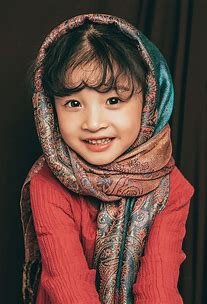
#> input picture 图像处理/data/OIP-C.jpg, 207 x 304 px
$ python CannnyCode.py
#> lines starting #> are read from the running program, lines starting #| are printed output that depends on the picture; after the words box and inside, x2 and y2 are one past the last pixel; in counts of white or black regions, pixels touching at a corner belong together
#!/usr/bin/env python
# -*- coding: UTF-8 -*-
'''
@Project ：tank01.py
@File    ：CannnyCode.py
@IDE     ：PyCharm
@Author  ：zw的摸鱼时刻
@Date    ：2023/1/12 14:39
'''
import numpy as np
import cv2 as cv
from matplotlib import pyplot as plt


def smooth(image, sigma=1.4, length=5):
    """ Smooth the image
    Compute a gaussian filter with sigma = sigma and kernal_length = length.
    Each element in the kernal can be computed as below:
        G[i, j] = (1/(2*pi*sigma**2))*exp(-((i-k-1)**2 + (j-k-1)**2)/2*sigma**2)
    Then, use the gaussian filter to smooth the input image.

    Args:
        image: array of grey image
        sigma: the sigma of gaussian filter, default to be 1.4
        length: the kernal length, default to be 5

    Returns:
        the smoothed image
    """
    # Compute gaussian filter
    k = length // 2
    gaussian = np.zeros([length, length])
    for i in range(length):
        for j in range(length):
            gaussian[i, j] = np.exp(-((i - k) ** 2 + (j - k) ** 2) / (2 * sigma ** 2))
    gaussian /= 2 * np.pi * sigma ** 2
    # Batch Normalization
    gaussian = gaussian / np.sum(gaussian)

    # Use Gaussian Filter
    W, H = image.shape
    new_image = np.zeros([W - k * 2, H - k * 2])

    for i in range(W - 2 * k):
        for j in range(H - 2 * k):
            # 卷积运算

            t_tec=image[i:i + length, j:j + length]
            t_data=image[i:i + length, j:j + length] * gaussian
            new_image[i, j] = np.sum(image[i:i + length, j:j + length] * gaussian)

    new_image = np.uint8(new_image)
    return new_image


def get_gradient_and_direction(image):
    """ Compute gradients and its direction
    Use Sobel filter to compute gradients and direction.
         -1 0 1        -1 -2 -1
    Gx = -2 0 2   Gy =  0  0  0
         -1 0 1         1  2  1

    Args:
        image: array of grey image

    Returns:
        gradients: the gradients of each pixel
        direction: the direction of the gradients of each pixel
    """
    Gx = np.array([[-1, 0, 1], [-2, 0, 2], [-1, 0, 1]])
    Gy = np.array([[-1, -2, -1], [0, 0, 0], [1, 2, 1]])

    W, H = image.shape
    gradients = np.zeros([W - 2, H - 2])
    direction = np.zeros([W - 2, H - 2])

    for i in range(W - 2):
        for j in range(H - 2):
            arr2=image[i:i + 3, j:j + 3]
            arr1= arr2* Gx
            dx = np.sum(image[i:i + 3, j:j + 3] * Gx)
            dy = np.sum(image[i:i + 3, j:j + 3] * Gy)
            gradients[i, j] = np.sqrt(dx ** 2 + dy ** 2)
            if dx == 0:
                direction[i, j] = np.pi / 2
            else:
                direction[i, j] = np.arctan(dy / dx)

    gradients = np.uint8(gradients)
    return gradients, direction


def NMS(gradients, direction):
    """ Non-maxima suppression
    Args:
        gradients: the gradients of each pixel
        direction: the direction of the gradients of each pixel

    Returns:
        the output image
    """
    W, H = gradients.shape
    nms = np.copy(gradients[1:-1, 1:-1])

    for i in range(1, W - 1):
        for j in range(1, H - 1):
            theta = direction[i, j]
            weight = np.tan(theta)
            if theta > np.pi / 4:
                d1 = [0, 1]
                d2 = [1, 1]
                weight = 1 / weight
            elif theta >= 0:
                d1 = [1, 0]
                d2 = [1, 1]
            elif theta >= - np.pi / 4:
                d1 = [1, 0]
                d2 = [1, -1]
                weight *= -1
            else:
                d1 = [0, -1]
                d2 = [1, -1]
                weight = -1 / weight

            g1 = gradients[i + d1[0], j + d1[1]]
            g2 = gradients[i + d2[0], j + d2[1]]
            g3 = gradients[i - d1[0], j - d1[1]]
            g4 = gradients[i - d2[0], j - d2[1]]

            grade_count1 = g1 * weight + g2 * (1 - weight)
            grade_count2 = g3 * weight + g4 * (1 - weight)

            if grade_count1 > gradients[i, j] or grade_count2 > gradients[i, j]:
                nms[i - 1, j - 1] = 0
    return nms


def double_threshold(nms, threshold1, threshold2):
    """ Double Threshold
    Use two thresholds to compute the edge.

    Args:
        nms: the input image
        threshold1: the low threshold
        threshold2: the high threshold

    Returns:
        The binary image.
    """
    visited = np.zeros_like(nms)
    output_image = nms.copy()
    W, H = output_image.shape

    def dfs(i, j):
        if i >= W or i < 0 or j >= H or j < 0 or visited[i, j] == 1:
            return
        visited[i, j] = 1
        if output_image[i, j] > threshold1:
            output_image[i, j] = 255
            dfs(i - 1, j - 1)
            dfs(i - 1, j)
            dfs(i - 1, j + 1)
            dfs(i, j - 1)
            dfs(i, j + 1)
            dfs(i + 1, j - 1)
            dfs(i + 1, j)
            dfs(i + 1, j + 1)
        else:
            output_image[i, j] = 0

    for w in range(W):
        for h in range(H):
            if visited[w, h] == 1:
                continue
            if output_image[w, h] >= threshold2:
                dfs(w, h)
            elif output_image[w, h] <= threshold1:
                output_image[w, h] = 0
                visited[w, h] = 1

    for w in range(W):
        for h in range(H):
            if visited[w, h] == 0:
                output_image[w, h] = 0
    return output_image


if __name__ == "__main__":
    # code to read image
    image = cv.imread('data/OIP-C.jpg', 0)
#> image: shape (304, 207); min 0, max 255, mean 77.1
    cv.imshow("Original", image)
    smoothed_image = smooth(image)
#> after the loop in smooth, `for i in range(W - 2 * k):`:
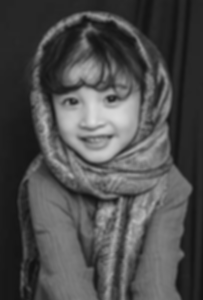
#> new_image: shape (300, 203) float64; min 17.35, max 221.4, mean 78.2
    cv.imshow("GaussinSmooth(5*5)", smoothed_image)
    gradients, direction = get_gradient_and_direction(smoothed_image)
#> after the loop in get_gradient_and_direction, `for i in range(W - 2):`:
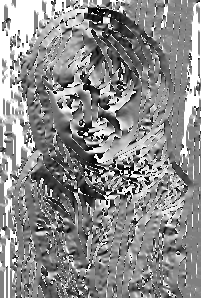
#> direction: shape (298, 201) float64; min -1.57, max 1.57, mean 0.157; drawn with min black and max white
#> after the loop in get_gradient_and_direction, `for i in range(W - 2):`:
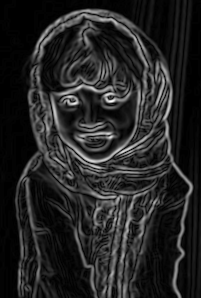
#> gradients: shape (298, 201) float64; min 0, max 334.3, mean 48.7; drawn with min black and max white
    cv.imshow("gradients",gradients)
    cv.imshow("direction",direction)
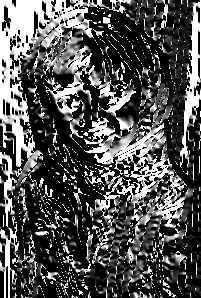
#> window 'direction': shape (298, 201); min 0, max 255, mean 82.9
    print(gradients)
#> (printed output is left out)
    print(direction)
#> (printed output is left out)
    nms = NMS(gradients, direction)
#> after the loop in NMS, `for i in range(1, W - 1):`:
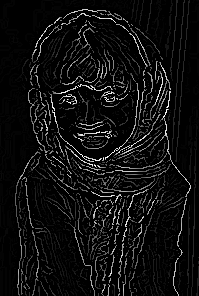
#> nms: shape (296, 199); min 0, max 255, mean 15.9
    output_image = double_threshold(nms, 40, 100)
#> after the loop in double_threshold, `for w in range(W):`:
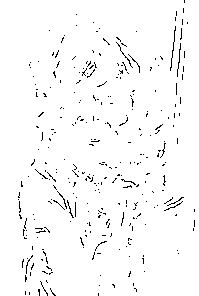
#> visited: shape (296, 199); values 0 (black) and 1 (white), 97.4% white; black in thin lines or dots, all inside (x1, y1, x2, y2) = (18, 0, 195, 296)
#> after the loop in double_threshold, `for w in range(W):`:
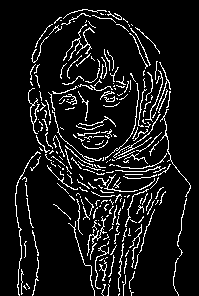
#> output_image: shape (296, 199); 9.4% white in thin lines or dots, all inside (x1, y1, x2, y2) = (15, 9, 191, 296)
    cv.imshow("outputImage", output_image)
    cv.waitKey(0)
